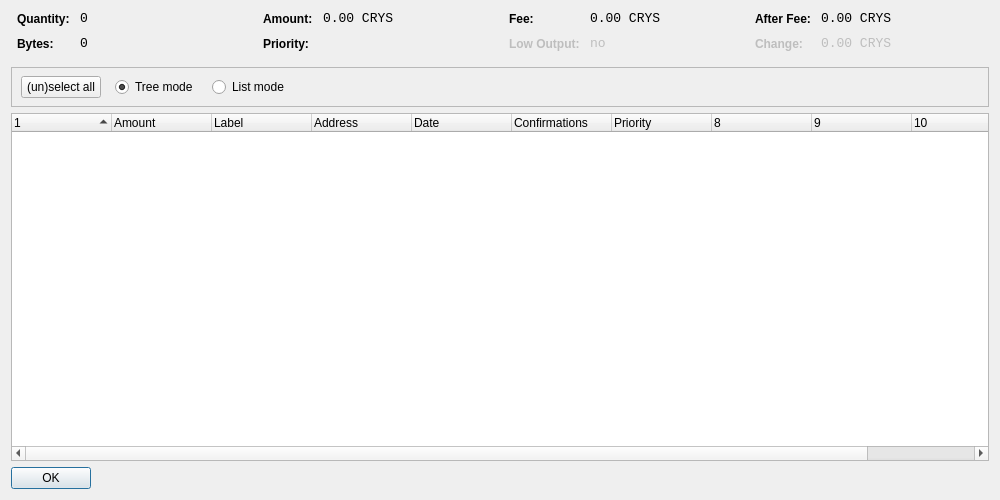
<?xml version="1.0" encoding="UTF-8"?>
<ui version="4.0">
 <class>CoinControlDialog</class>
 <widget class="QDialog" name="CoinControlDialog">
  <property name="geometry">
   <rect>
    <x>0</x>
    <y>0</y>
    <width>1000</width>
    <height>500</height>
   </rect>
  </property>
  <property name="windowTitle">
   <string>Coin Control</string>
  </property>
  <layout class="QVBoxLayout" name="verticalLayout">
   <item>
    <layout class="QHBoxLayout" name="horizontalLayoutTop" stretch="0,0,0,0">
     <property name="topMargin">
      <number>0</number>
     </property>
     <property name="bottomMargin">
      <number>10</number>
     </property>
     <item>
      <layout class="QFormLayout" name="formLayoutCoinControl1">
       <property name="horizontalSpacing">
        <number>10</number>
       </property>
       <property name="verticalSpacing">
        <number>10</number>
       </property>
       <property name="leftMargin">
        <number>6</number>
       </property>
       <property name="rightMargin">
        <number>6</number>
       </property>
       <item row="0" column="0">
        <widget class="QLabel" name="labelCoinControlQuantityText">
         <property name="styleSheet">
          <string notr="true">font-weight:bold;</string>
         </property>
         <property name="text">
          <string>Quantity:</string>
         </property>
        </widget>
       </item>
       <item row="0" column="1">
        <widget class="QLabel" name="labelCoinControlQuantity">
         <property name="font">
          <font>
           <family>Monospace</family>
           <pointsize>10</pointsize>
          </font>
         </property>
         <property name="cursor">
          <cursorShape>IBeamCursor</cursorShape>
         </property>
         <property name="contextMenuPolicy">
          <enum>Qt::ActionsContextMenu</enum>
         </property>
         <property name="text">
          <string notr="true">0</string>
         </property>
         <property name="textInteractionFlags">
          <set>Qt::LinksAccessibleByMouse|Qt::TextSelectableByKeyboard|Qt::TextSelectableByMouse</set>
         </property>
        </widget>
       </item>
       <item row="1" column="0">
        <widget class="QLabel" name="labelCoinControlBytesText">
         <property name="styleSheet">
          <string notr="true">font-weight:bold;</string>
         </property>
         <property name="text">
          <string>Bytes:</string>
         </property>
        </widget>
       </item>
       <item row="1" column="1">
        <widget class="QLabel" name="labelCoinControlBytes">
         <property name="font">
          <font>
           <family>Monospace</family>
           <pointsize>10</pointsize>
          </font>
         </property>
         <property name="cursor">
          <cursorShape>IBeamCursor</cursorShape>
         </property>
         <property name="contextMenuPolicy">
          <enum>Qt::ActionsContextMenu</enum>
         </property>
         <property name="text">
          <string notr="true">0</string>
         </property>
         <property name="textInteractionFlags">
          <set>Qt::LinksAccessibleByMouse|Qt::TextSelectableByKeyboard|Qt::TextSelectableByMouse</set>
         </property>
        </widget>
       </item>
      </layout>
     </item>
     <item>
      <layout class="QFormLayout" name="formLayoutCoinControl2">
       <property name="horizontalSpacing">
        <number>10</number>
       </property>
       <property name="verticalSpacing">
        <number>10</number>
       </property>
       <property name="leftMargin">
        <number>6</number>
       </property>
       <property name="rightMargin">
        <number>6</number>
       </property>
       <item row="0" column="0">
        <widget class="QLabel" name="labelCoinControlAmountText">
         <property name="styleSheet">
          <string notr="true">font-weight:bold;</string>
         </property>
         <property name="text">
          <string>Amount:</string>
         </property>
        </widget>
       </item>
       <item row="0" column="1">
        <widget class="QLabel" name="labelCoinControlAmount">
         <property name="font">
          <font>
           <family>Monospace</family>
           <pointsize>10</pointsize>
          </font>
         </property>
         <property name="cursor">
          <cursorShape>IBeamCursor</cursorShape>
         </property>
         <property name="contextMenuPolicy">
          <enum>Qt::ActionsContextMenu</enum>
         </property>
         <property name="text">
          <string notr="true">0.00 CRYS</string>
         </property>
         <property name="textInteractionFlags">
          <set>Qt::LinksAccessibleByMouse|Qt::TextSelectableByKeyboard|Qt::TextSelectableByMouse</set>
         </property>
        </widget>
       </item>
       <item row="1" column="0">
        <widget class="QLabel" name="labelCoinControlPriorityText">
         <property name="styleSheet">
          <string notr="true">font-weight:bold;</string>
         </property>
         <property name="text">
          <string>Priority:</string>
         </property>
        </widget>
       </item>
       <item row="1" column="1">
        <widget class="QLabel" name="labelCoinControlPriority">
         <property name="font">
          <font>
           <family>Monospace</family>
           <pointsize>10</pointsize>
          </font>
         </property>
         <property name="cursor">
          <cursorShape>IBeamCursor</cursorShape>
         </property>
         <property name="contextMenuPolicy">
          <enum>Qt::ActionsContextMenu</enum>
         </property>
         <property name="text">
          <string/>
         </property>
         <property name="textInteractionFlags">
          <set>Qt::LinksAccessibleByMouse|Qt::TextSelectableByKeyboard|Qt::TextSelectableByMouse</set>
         </property>
        </widget>
       </item>
      </layout>
     </item>
     <item>
      <layout class="QFormLayout" name="formLayoutCoinControl3">
       <property name="horizontalSpacing">
        <number>10</number>
       </property>
       <property name="verticalSpacing">
        <number>10</number>
       </property>
       <property name="leftMargin">
        <number>6</number>
       </property>
       <property name="rightMargin">
        <number>6</number>
       </property>
       <item row="0" column="0">
        <widget class="QLabel" name="labelCoinControlFeeText">
         <property name="styleSheet">
          <string notr="true">font-weight:bold;</string>
         </property>
         <property name="text">
          <string>Fee:</string>
         </property>
        </widget>
       </item>
       <item row="0" column="1">
        <widget class="QLabel" name="labelCoinControlFee">
         <property name="font">
          <font>
           <family>Monospace</family>
           <pointsize>10</pointsize>
          </font>
         </property>
         <property name="cursor">
          <cursorShape>IBeamCursor</cursorShape>
         </property>
         <property name="contextMenuPolicy">
          <enum>Qt::ActionsContextMenu</enum>
         </property>
         <property name="text">
          <string notr="true">0.00 CRYS</string>
         </property>
         <property name="textInteractionFlags">
          <set>Qt::LinksAccessibleByMouse|Qt::TextSelectableByKeyboard|Qt::TextSelectableByMouse</set>
         </property>
        </widget>
       </item>
       <item row="1" column="0">
        <widget class="QLabel" name="labelCoinControlLowOutputText">
         <property name="enabled">
          <bool>false</bool>
         </property>
         <property name="styleSheet">
          <string notr="true">font-weight:bold;</string>
         </property>
         <property name="text">
          <string>Low Output:</string>
         </property>
        </widget>
       </item>
       <item row="1" column="1">
        <widget class="QLabel" name="labelCoinControlLowOutput">
         <property name="enabled">
          <bool>false</bool>
         </property>
         <property name="font">
          <font>
           <family>Monospace</family>
           <pointsize>10</pointsize>
          </font>
         </property>
         <property name="cursor">
          <cursorShape>IBeamCursor</cursorShape>
         </property>
         <property name="contextMenuPolicy">
          <enum>Qt::ActionsContextMenu</enum>
         </property>
         <property name="text">
          <string notr="true">no</string>
         </property>
         <property name="textInteractionFlags">
          <set>Qt::LinksAccessibleByMouse|Qt::TextSelectableByKeyboard|Qt::TextSelectableByMouse</set>
         </property>
        </widget>
       </item>
      </layout>
     </item>
     <item>
      <layout class="QFormLayout" name="formLayoutCoinControl4">
       <property name="horizontalSpacing">
        <number>10</number>
       </property>
       <property name="verticalSpacing">
        <number>10</number>
       </property>
       <property name="leftMargin">
        <number>6</number>
       </property>
       <property name="rightMargin">
        <number>6</number>
       </property>
       <item row="0" column="0">
        <widget class="QLabel" name="labelCoinControlAfterFeeText">
         <property name="styleSheet">
          <string notr="true">font-weight:bold;</string>
         </property>
         <property name="text">
          <string>After Fee:</string>
         </property>
        </widget>
       </item>
       <item row="0" column="1">
        <widget class="QLabel" name="labelCoinControlAfterFee">
         <property name="font">
          <font>
           <family>Monospace</family>
           <pointsize>10</pointsize>
          </font>
         </property>
         <property name="cursor">
          <cursorShape>IBeamCursor</cursorShape>
         </property>
         <property name="contextMenuPolicy">
          <enum>Qt::ActionsContextMenu</enum>
         </property>
         <property name="text">
          <string notr="true">0.00 CRYS</string>
         </property>
         <property name="textInteractionFlags">
          <set>Qt::LinksAccessibleByMouse|Qt::TextSelectableByKeyboard|Qt::TextSelectableByMouse</set>
         </property>
        </widget>
       </item>
       <item row="1" column="0">
        <widget class="QLabel" name="labelCoinControlChangeText">
         <property name="enabled">
          <bool>false</bool>
         </property>
         <property name="styleSheet">
          <string notr="true">font-weight:bold;</string>
         </property>
         <property name="text">
          <string>Change:</string>
         </property>
        </widget>
       </item>
       <item row="1" column="1">
        <widget class="QLabel" name="labelCoinControlChange">
         <property name="enabled">
          <bool>false</bool>
         </property>
         <property name="font">
          <font>
           <family>Monospace</family>
           <pointsize>10</pointsize>
          </font>
         </property>
         <property name="cursor">
          <cursorShape>IBeamCursor</cursorShape>
         </property>
         <property name="contextMenuPolicy">
          <enum>Qt::ActionsContextMenu</enum>
         </property>
         <property name="text">
          <string notr="true">0.00 CRYS</string>
         </property>
         <property name="textInteractionFlags">
          <set>Qt::LinksAccessibleByMouse|Qt::TextSelectableByKeyboard|Qt::TextSelectableByMouse</set>
         </property>
        </widget>
       </item>
      </layout>
     </item>
    </layout>
   </item>
   <item>
    <widget class="QFrame" name="frame">
     <property name="minimumSize">
      <size>
       <width>0</width>
       <height>40</height>
      </size>
     </property>
     <property name="frameShape">
      <enum>QFrame::StyledPanel</enum>
     </property>
     <property name="frameShadow">
      <enum>QFrame::Sunken</enum>
     </property>
     <widget class="QWidget" name="horizontalLayoutWidget">
      <property name="geometry">
       <rect>
        <x>10</x>
        <y>0</y>
        <width>781</width>
        <height>41</height>
       </rect>
      </property>
      <layout class="QHBoxLayout" name="horizontalLayoutPanel" stretch="0,0,0,0,0">
       <property name="spacing">
        <number>14</number>
       </property>
       <item>
        <widget class="QPushButton" name="pushButtonSelectAll">
         <property name="sizePolicy">
          <sizepolicy hsizetype="Maximum" vsizetype="Fixed">
           <horstretch>0</horstretch>
           <verstretch>0</verstretch>
          </sizepolicy>
         </property>
         <property name="text">
          <string>(un)select all</string>
         </property>
        </widget>
       </item>
       <item>
        <widget class="QRadioButton" name="radioTreeMode">
         <property name="sizePolicy">
          <sizepolicy hsizetype="Maximum" vsizetype="Fixed">
           <horstretch>0</horstretch>
           <verstretch>0</verstretch>
          </sizepolicy>
         </property>
         <property name="text">
          <string>Tree mode</string>
         </property>
         <property name="checked">
          <bool>true</bool>
         </property>
        </widget>
       </item>
       <item>
        <widget class="QRadioButton" name="radioListMode">
         <property name="sizePolicy">
          <sizepolicy hsizetype="Maximum" vsizetype="Fixed">
           <horstretch>0</horstretch>
           <verstretch>0</verstretch>
          </sizepolicy>
         </property>
         <property name="text">
          <string>List mode</string>
         </property>
        </widget>
       </item>
       <item>
        <spacer name="horizontalSpacer">
         <property name="orientation">
          <enum>Qt::Horizontal</enum>
         </property>
         <property name="sizeHint" stdset="0">
          <size>
           <width>40</width>
           <height>20</height>
          </size>
         </property>
        </spacer>
       </item>
      </layout>
     </widget>
    </widget>
   </item>
   <item>
    <widget class="CoinControlTreeWidget" name="treeWidget">
     <property name="contextMenuPolicy">
      <enum>Qt::CustomContextMenu</enum>
     </property>
     <property name="sortingEnabled">
      <bool>false</bool>
     </property>
     <property name="columnCount">
      <number>11</number>
     </property>
     <attribute name="headerShowSortIndicator" stdset="0">
      <bool>true</bool>
     </attribute>
     <attribute name="headerStretchLastSection">
      <bool>false</bool>
     </attribute>
     <column>
      <property name="text">
       <string/>
      </property>
     </column>
     <column>
      <property name="text">
       <string>Amount</string>
      </property>
     </column>
     <column>
      <property name="text">
       <string>Label</string>
      </property>
     </column>
     <column>
      <property name="text">
       <string>Address</string>
      </property>
     </column>
     <column>
      <property name="text">
       <string>Date</string>
      </property>
     </column>
     <column>
      <property name="text">
       <string>Confirmations</string>
      </property>
      <property name="toolTip">
       <string>Confirmed</string>
      </property>
     </column>
     <column>
      <property name="text">
       <string>Priority</string>
      </property>
     </column>
     <column>
      <property name="text">
       <string/>
      </property>
     </column>
     <column>
      <property name="text">
       <string/>
      </property>
     </column>
     <column>
      <property name="text">
       <string/>
      </property>
     </column>
     <column>
      <property name="text">
       <string/>
      </property>
     </column>
    </widget>
   </item>
   <item>
    <widget class="QDialogButtonBox" name="buttonBox">
     <property name="sizePolicy">
      <sizepolicy hsizetype="Maximum" vsizetype="Fixed">
       <horstretch>0</horstretch>
       <verstretch>0</verstretch>
      </sizepolicy>
     </property>
     <property name="orientation">
      <enum>Qt::Horizontal</enum>
     </property>
     <property name="standardButtons">
      <set>QDialogButtonBox::Ok</set>
     </property>
    </widget>
   </item>
  </layout>
 </widget>
 <customwidgets>
  <customwidget>
   <class>CoinControlTreeWidget</class>
   <extends>QTreeWidget</extends>
   <header>coincontroltreewidget.h</header>
  </customwidget>
 </customwidgets>
 <resources/>
 <connections/>
</ui>
